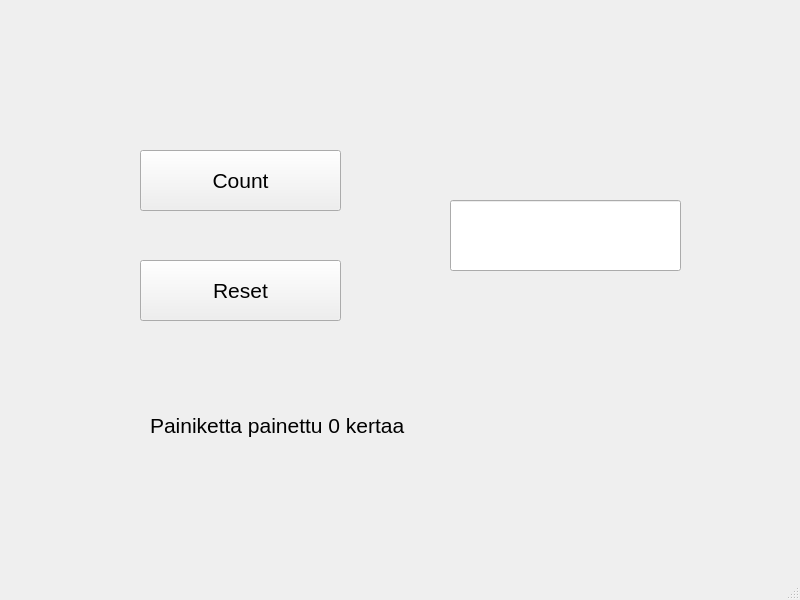
<?xml version="1.0" encoding="UTF-8"?>
<ui version="4.0">
 <class>MainWindow</class>
 <widget class="QMainWindow" name="MainWindow">
  <property name="geometry">
   <rect>
    <x>0</x>
    <y>0</y>
    <width>800</width>
    <height>600</height>
   </rect>
  </property>
  <property name="windowTitle">
   <string>MainWindow</string>
  </property>
  <widget class="QWidget" name="centralwidget">
   <widget class="QPushButton" name="btnCount">
    <property name="geometry">
     <rect>
      <x>140</x>
      <y>150</y>
      <width>201</width>
      <height>61</height>
     </rect>
    </property>
    <property name="font">
     <font>
      <pointsize>16</pointsize>
     </font>
    </property>
    <property name="text">
     <string>Count</string>
    </property>
   </widget>
   <widget class="QPushButton" name="btnReset">
    <property name="geometry">
     <rect>
      <x>140</x>
      <y>260</y>
      <width>201</width>
      <height>61</height>
     </rect>
    </property>
    <property name="font">
     <font>
      <pointsize>16</pointsize>
     </font>
    </property>
    <property name="text">
     <string>Reset</string>
    </property>
   </widget>
   <widget class="QLineEdit" name="txtResult">
    <property name="geometry">
     <rect>
      <x>450</x>
      <y>200</y>
      <width>231</width>
      <height>71</height>
     </rect>
    </property>
    <property name="font">
     <font>
      <pointsize>16</pointsize>
     </font>
    </property>
   </widget>
   <widget class="QLabel" name="labelInfo">
    <property name="geometry">
     <rect>
      <x>150</x>
      <y>400</y>
      <width>411</width>
      <height>51</height>
     </rect>
    </property>
    <property name="font">
     <font>
      <pointsize>16</pointsize>
     </font>
    </property>
    <property name="text">
     <string>Painiketta painettu 0 kertaa</string>
    </property>
   </widget>
  </widget>
  <widget class="QMenuBar" name="menubar">
   <property name="geometry">
    <rect>
     <x>0</x>
     <y>0</y>
     <width>800</width>
     <height>25</height>
    </rect>
   </property>
  </widget>
  <widget class="QStatusBar" name="statusbar"/>
 </widget>
 <resources/>
 <connections/>
</ui>
